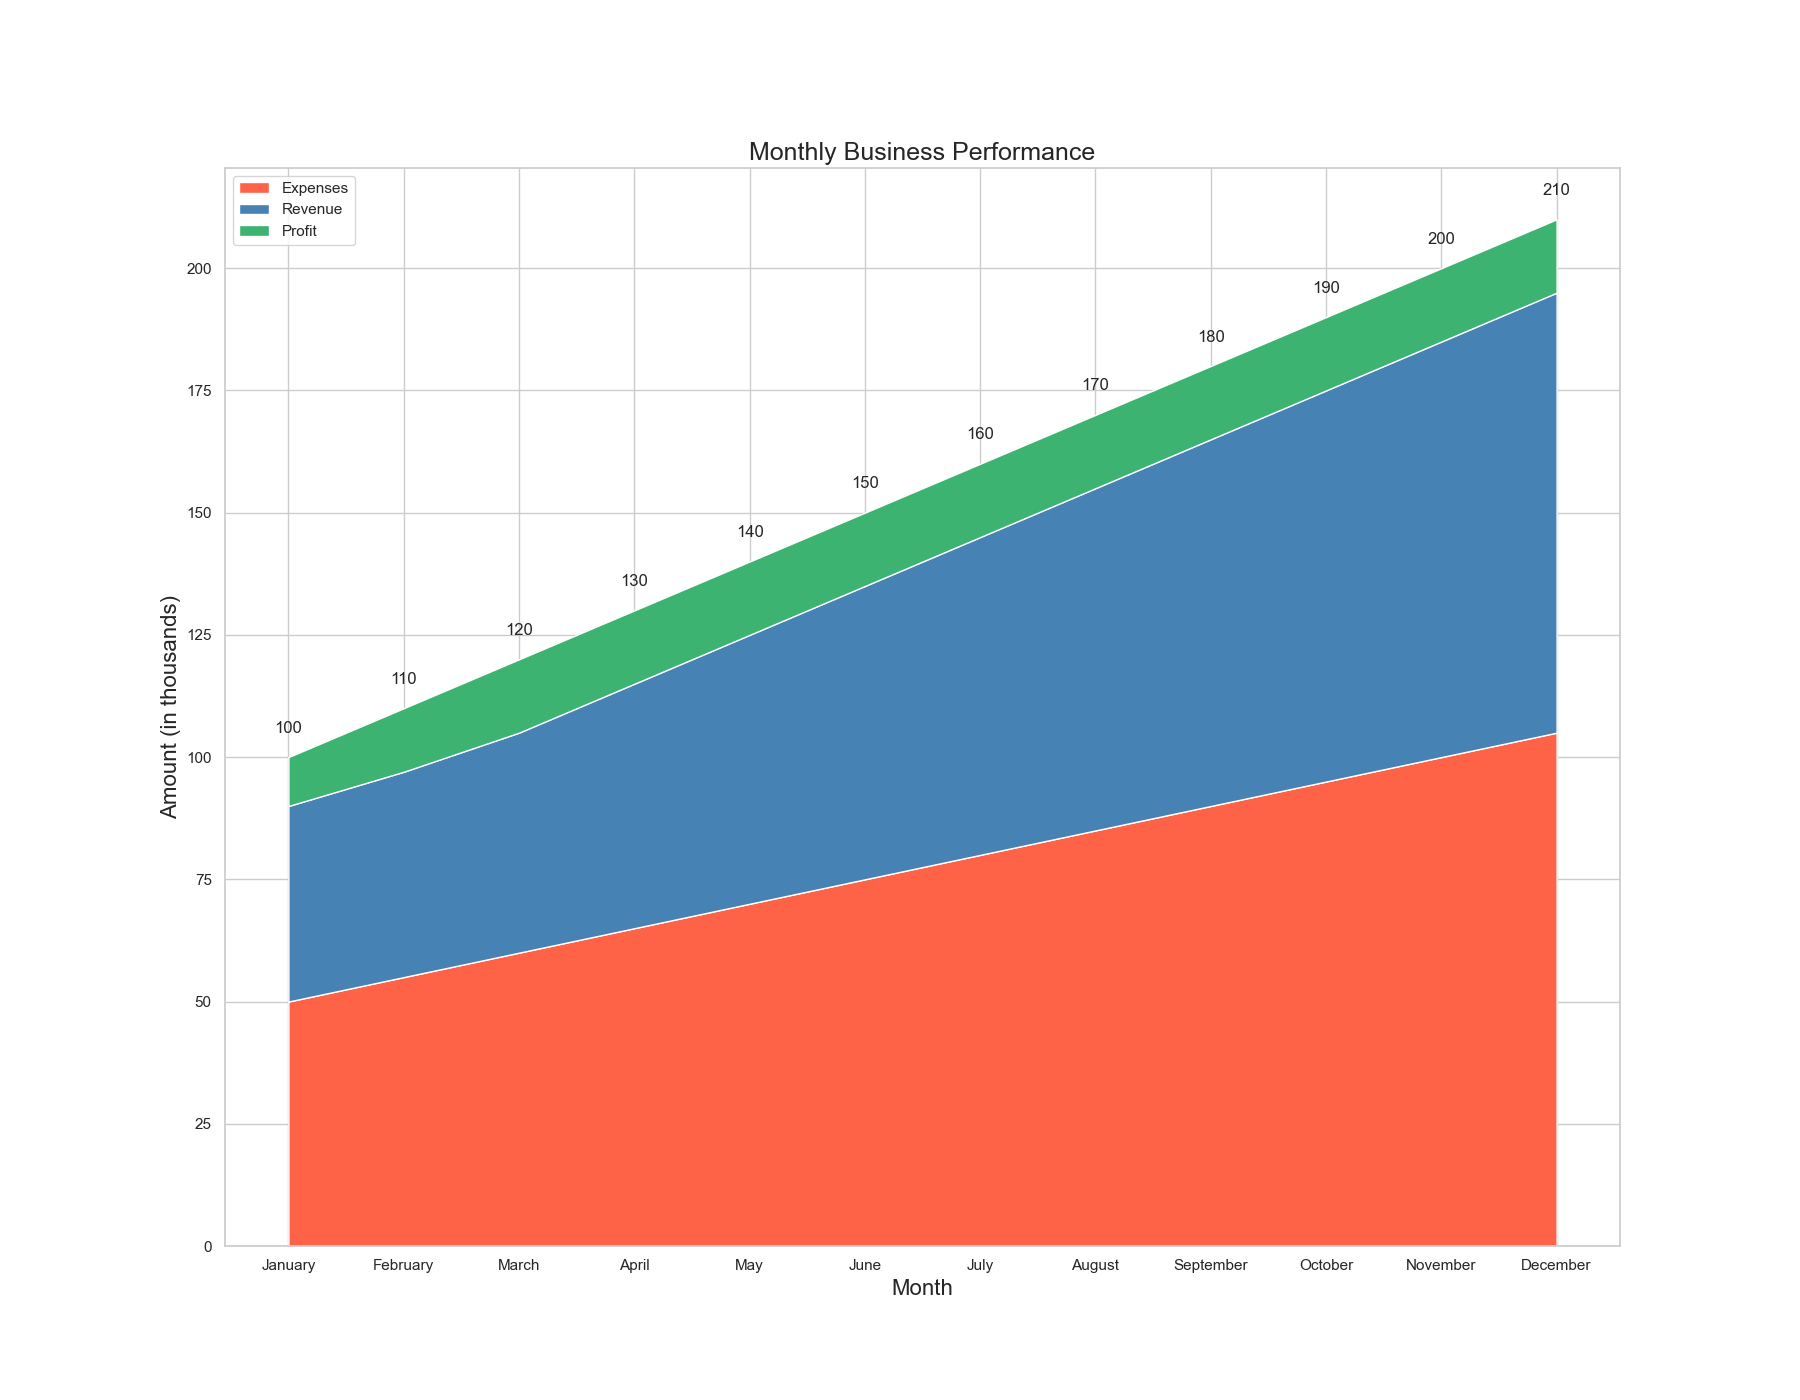

The script that drew this image:

import seaborn as sns
import pandas as pd
import matplotlib.pyplot as plt

# Define the data
data = {
    "Month": ["January", "February", "March", "April", "May", "June", 
              "July", "August", "September", "October", "November", "December"],
    "Expenses": [50, 55, 60, 65, 70, 75, 80, 85, 90, 95, 100, 105],
    "Revenue": [40, 42, 45, 50, 55, 60, 65, 70, 75, 80, 85, 90],
    "Profit": [10, 13, 15, 15, 15, 15, 15, 15, 15, 15, 15, 15]
}

# Create a DataFrame
df = pd.DataFrame(data)

# Set the index to 'Month'
df.set_index('Month', inplace=True)

# Plot the data
sns.set(style="whitegrid")
plt.figure(figsize=(18, 14))
plt.stackplot(df.index, df["Expenses"], df["Revenue"], df["Profit"], 
              colors=['#FF6347', '#4682B4', '#3CB371'], 
              labels=['Expenses', 'Revenue', 'Profit'])
plt.legend(loc='upper left')
plt.title('Monthly Business Performance', fontsize=18)
plt.xlabel('Month', fontsize=16)
plt.ylabel('Amount (in thousands)', fontsize=16)

# Adding Annotations/Labels
for i, row in df.iterrows():
    plt.text(i, row.sum() + 5, str(row.sum()), fontsize=12, horizontalalignment='center')

plt.show()
